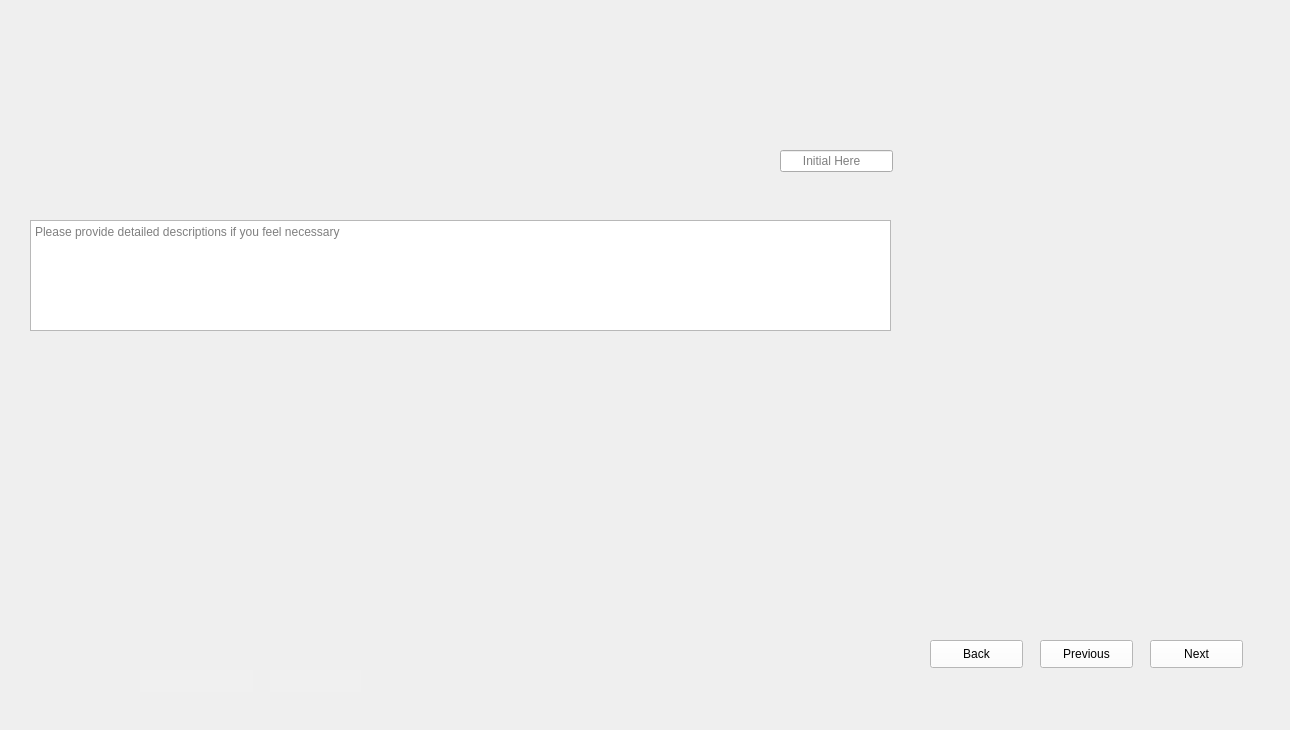
<?xml version="1.0" encoding="UTF-8"?>
<ui version="4.0">
 <class>Form</class>
 <widget class="QWidget" name="Form">
  <property name="geometry">
   <rect>
    <x>0</x>
    <y>0</y>
    <width>1290</width>
    <height>730</height>
   </rect>
  </property>
  <property name="windowTitle">
   <string>Form</string>
  </property>
  <widget class="QLabel" name="label">
   <property name="geometry">
    <rect>
     <x>0</x>
     <y>0</y>
     <width>1290</width>
     <height>730</height>
    </rect>
   </property>
   <property name="styleSheet">
    <string notr="true">background-image: url(:/images/images/Fill Second Pillars and Frame_4.png);</string>
   </property>
   <property name="text">
    <string/>
   </property>
  </widget>
  <widget class="QLineEdit" name="lineEdit_Initials">
   <property name="geometry">
    <rect>
     <x>780</x>
     <y>150</y>
     <width>113</width>
     <height>22</height>
    </rect>
   </property>
   <property name="placeholderText">
    <string>      Initial Here</string>
   </property>
  </widget>
  <widget class="QTextEdit" name="textEdit_Comments">
   <property name="geometry">
    <rect>
     <x>30</x>
     <y>220</y>
     <width>861</width>
     <height>111</height>
    </rect>
   </property>
   <property name="placeholderText">
    <string>Please provide detailed descriptions if you feel necessary </string>
   </property>
  </widget>
  <widget class="QLineEdit" name="lineEdit_Dates">
   <property name="geometry">
    <rect>
     <x>140</x>
     <y>670</y>
     <width>113</width>
     <height>22</height>
    </rect>
   </property>
   <property name="styleSheet">
    <string notr="true">QLineEdit{
background-color: rgb(240, 240, 240);
border: none;
}</string>
   </property>
  </widget>
  <widget class="QLineEdit" name="lineEdit_Steps">
   <property name="geometry">
    <rect>
     <x>270</x>
     <y>670</y>
     <width>91</width>
     <height>22</height>
    </rect>
   </property>
   <property name="styleSheet">
    <string notr="true">QLineEdit{
background-color: rgb(240, 240, 240);
border: none;
}</string>
   </property>
  </widget>
  <widget class="QPushButton" name="pushButton_Next">
   <property name="geometry">
    <rect>
     <x>1150</x>
     <y>640</y>
     <width>93</width>
     <height>28</height>
    </rect>
   </property>
   <property name="styleSheet">
    <string notr="true">QPushButton{
background-color: rgb(255, 255, 255);
height: 35px;
}
QPushButton::hover{
background-color: rgb(0, 0, 255);
}
QPushButton:pressed{
padding-top:7px;
padding-top:7px;
}</string>
   </property>
   <property name="text">
    <string>Next</string>
   </property>
  </widget>
  <widget class="QPushButton" name="pushButton_Previous">
   <property name="geometry">
    <rect>
     <x>1040</x>
     <y>640</y>
     <width>93</width>
     <height>28</height>
    </rect>
   </property>
   <property name="styleSheet">
    <string notr="true">QPushButton{
background-color: rgb(255, 255, 255);
height: 35px;
}
QPushButton::hover{
background-color: rgb(0, 0, 255);
}
QPushButton:pressed{
padding-top:7px;
padding-top:7px;
}</string>
   </property>
   <property name="text">
    <string>Previous</string>
   </property>
  </widget>
  <widget class="QPushButton" name="pushButton_Back">
   <property name="geometry">
    <rect>
     <x>930</x>
     <y>640</y>
     <width>93</width>
     <height>28</height>
    </rect>
   </property>
   <property name="styleSheet">
    <string notr="true">QPushButton{
background-color: rgb(255, 255, 255);
height: 35px;
}
QPushButton::hover{
background-color: rgb(0, 0, 255);
}
QPushButton:pressed{
padding-top:7px;
padding-top:7px;
}</string>
   </property>
   <property name="text">
    <string>Back</string>
   </property>
  </widget>
 </widget>
 <resources>
  <include location="D:/ECED4901SYPIIFiles/SNYProject/UI_design/LoginUI_Design/resource.qrc"/>
 </resources>
 <connections/>
</ui>
